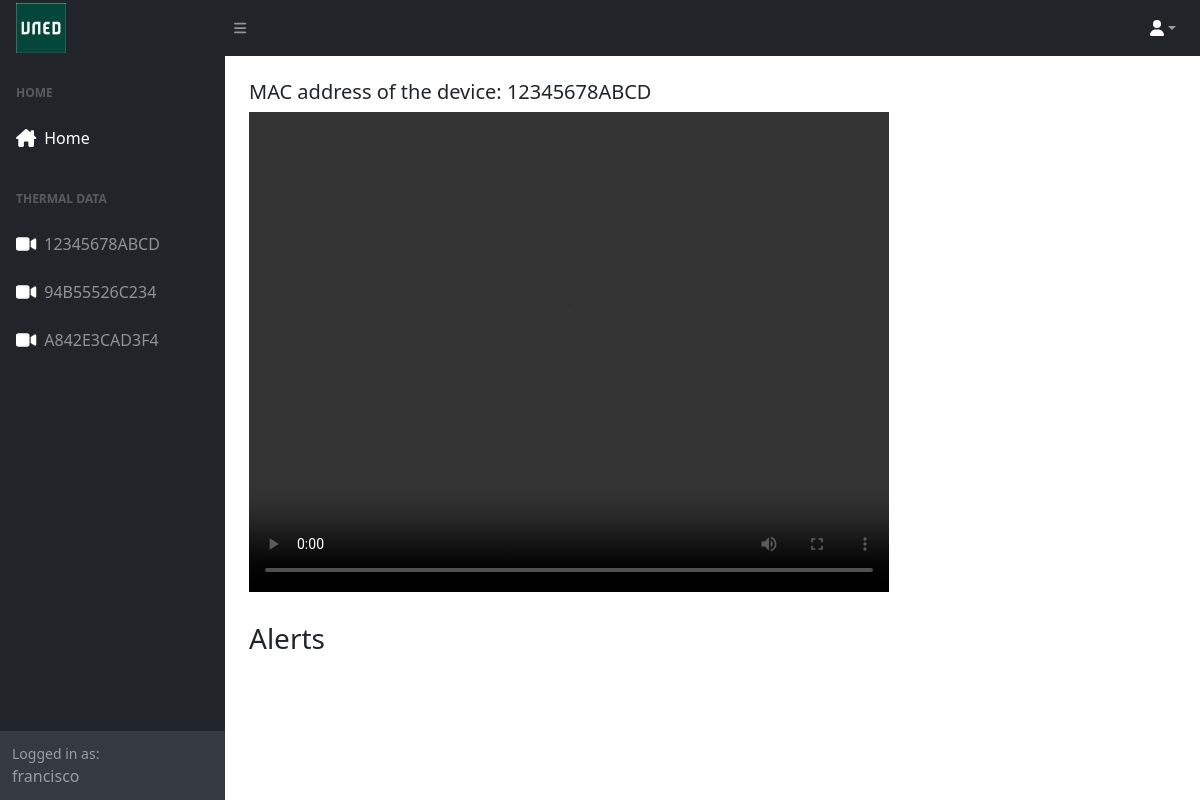
Screenshot of /uned/thermal/12345678ABCD/ (signed in) with the database file from the repository.
### uned/models.py (models this page shows, shortened)
class Device(models.Model):
    name = models.CharField(max_length=30, blank=True, null=True)
    mac = models.CharField(max_length=12, primary_key=True, blank=False, null=False)
    user = models.ForeignKey(User, on_delete=models.CASCADE)
    last_connection = models.DateTimeField(blank=True, null=True)
    ip = models.GenericIPAddressField(blank=True, null=True)

### uned/views.py (the view)
# urls.py: path('thermal/', DataThermalApiView.as_view())
@login_required(login_url='uned:login')
def thermal(request, mac):
    data = SelectQueryDB(request).get_data()
    thermal_data = SelectQueryDB(request).get_thermal_data(mac)
    generate_video(thermal_data)
    list_fire, list_person = detect_fire_or_person(thermal_data)
    context = {
        'title': 'Thermal' + mac,
        'thermal_data': thermal_data,
        'devices': data,
        'mac': mac,
        'detected_fire': list_fire,
        'detected_person': list_person
    }
    return render(request, 'thermal.html', context)

### uned/search.py (called while the page is built)
    def get_devices(self):
        objects = Device.objects.order_by('mac').filter(user=self.username)
        return objects

    def get_data(self):
        devices = self.get_devices()
        data_lists = []
        for device in devices:
            data = Data.objects.filter(mac=device.mac).order_by('-time').first()
            data_lists.append((device, data))
        return data_lists

    def get_thermal_data(self, mac):
        data = DataThermal.objects.filter(mac=mac).order_by('time')
        return data

### uned/video.py (called while the page is built, shortened)
def generate_video(thermal_data):
    fourcc = cv2.VideoWriter_fourcc(*'vp09')
    video_filename = 'media/videos/temperature_video.webm'
    video_writer = cv2.VideoWriter(video_filename, fourcc, 1, (8, 8))
    i = 0
    video_writer.release()
    return None

def filter_alerts(alerts):
    new_list = []
    return new_list

def detect_fire_or_person(thermal_data):
    detected_fire = []
    detected_person = []
    frame = 0
    detected_fire = filter_alerts(detected_fire)
    detected_person = filter_alerts(detected_person)
    return detected_fire, detected_person

### uned/templates/thermal.html (shortened to what this page needs)
{% extends "base_template.html" %}
{% load static %}
{% block page_content %}
<h5 class="mt-4">MAC address of the device: {{ mac }}</h5>
<video controls width="640" height="480" controls>
    <source src="../../../media/videos/temperature_video.webm" type="video/webm">
</video>
<h3 class="mt-4">Alerts</h5>
{% endblock %}

### uned/templates/base_template.html (shortened to what this page needs)
{% load static %}
<!DOCTYPE html>
<html lang="en">
    <head>
        <link href="https://cdn.jsdelivr.net/npm/bootstrap@5.1.3/dist/css/bootstrap.min.css" rel="stylesheet">
        <link rel="stylesheet" type="text/css" href="{% static 'css/styles.css' %}">
        <link rel="stylesheet" type="text/css" href="{% static 'css/common_styles.css' %}">
    </head>
    <body class="sb-nav-fixed">
        <nav class="sb-topnav navbar navbar-expand navbar-dark bg-dark">
            <a class="navbar-brand ps-3"><img class="Logo" src="{% static 'img/logo.jpg' %}" alt="Logo" height="50" width="50"></a>
            <button class="btn btn-link btn-sm order-1 order-lg-0 me-4 me-lg-0" id="sidebarToggle" href="#!"><i class="fas fa-bars"></i></button>
            <ul class="navbar-nav form-inline ms-auto me-0 me-md-3 my-2 my-md-0">
                <li class="nav-item dropdown">
                    <a class="nav-link dropdown-toggle" id="navbarDropdown" href="#" role="button" data-bs-toggle="dropdown" aria-expanded="false"><i class="fa-solid fa-user" style="color: white;"></i></a>
                </li>
            </ul>
        </nav>
        <div id="layoutSidenav">
            <div id="layoutSidenav_nav">
                <nav class="sb-sidenav accordion sb-sidenav-dark" id="sidenavAccordion">
                    <div class="sb-sidenav-menu">
                        <div class="nav">
                            <div class="sb-sidenav-menu-heading">Home</div>
                            <a class="nav-link text-white" href="{% url 'uned:home' %}">
                                <div class="sb-nav-link-icon">
                                    <i class="fa-solid fa-house-chimney fa-lg" style="color: white;"></i>
                                </div>
                                Home
                            </a>
                            <div class="sb-sidenav-menu-heading">Thermal data</div>
                            {% for device in devices %}
                            <a class="nav-link {% block a_sidebar_search %}{% endblock %}" href="{% url 'uned:thermal' device.0.mac %}">
                                <div class="sb-nav-link-icon">
                                    <i class="fa-solid fa-video fa-lg {% block i_sidebar_search %}{% endblock %}" style="color: white;"></i>
                                </div>
                                {{ device.0.mac }}
                            </a>
                            {% endfor %}
                        </div>
                    </div>
                    <div class="sb-sidenav-footer">
                        <div class="small">Logged in as:</div>{{user.username}}
                    </div>
                </nav>
            </div>
            <div id="layoutSidenav_content">
                <main>
                    <div class="container-fluid px-4">
                        <div class="card-deck">
                            {% block page_content %}{% endblock %}
                        </div>
                    </div>
                </main>
            </div>
    </body>
</html>

### uned/static/css/common_styles.css (style rules this page uses)
.theme-light { --color-background: white; --color-sidebar: #212529; --color-card-header: #212529; --color-title: black; }
body { background-color: var(--color-background); }
.sb-sidenav-menu { background-color: var(--color-sidebar); }
.sb-topnav { color: var(--color-sidebar); }

### rows the page displays
Device: mac "12345678ABCD"
Device: mac "94B55526C234"
Device: mac "A842E3CAD3F4"

### other values shown
{{ user.username }} "francisco"
{{ mac }} "12345678ABCD"
